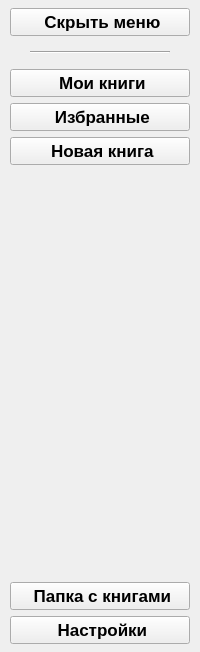
        <widget class="QFrame" name="menuFrame">
         <property name="minimumSize">
          <size>
           <width>200</width>
           <height>0</height>
          </size>
         </property>
         <property name="maximumSize">
          <size>
           <width>65</width>
           <height>16777215</height>
          </size>
         </property>
         <layout class="QVBoxLayout" name="verticalLayout">
          <property name="spacing">
           <number>15</number>
          </property>
          <property name="leftMargin">
           <number>10</number>
          </property>
          <property name="topMargin">
           <number>8</number>
          </property>
          <property name="rightMargin">
           <number>10</number>
          </property>
          <property name="bottomMargin">
           <number>8</number>
          </property>
          <item>
           <widget class="QPushButton" name="menuBtn">
            <property name="font">
             <font>
              <family>Arial</family>
              <pointsize>13</pointsize>
              <weight>75</weight>
              <bold>true</bold>
             </font>
            </property>
            <property name="text">
             <string> Скрыть меню</string>
            </property>
            <property name="icon">
             <iconset resource="resources/icons.qrc">
              <normaloff>:/other/angle_left.svg</normaloff>:/other/angle_left.svg</iconset>
            </property>
            <property name="iconSize">
             <size>
              <width>25</width>
              <height>25</height>
             </size>
            </property>
           </widget>
          </item>
          <item>
           <widget class="QFrame" name="splitLine">
            <layout class="QHBoxLayout" name="horizontalLayout_4">
             <property name="spacing">
              <number>0</number>
             </property>
             <property name="leftMargin">
              <number>20</number>
             </property>
             <property name="topMargin">
              <number>0</number>
             </property>
             <property name="rightMargin">
              <number>20</number>
             </property>
             <property name="bottomMargin">
              <number>0</number>
             </property>
             <item>
              <widget class="Line" name="line">
               <property name="sizePolicy">
                <sizepolicy hsizetype="Expanding" vsizetype="Fixed">
                 <horstretch>0</horstretch>
                 <verstretch>0</verstretch>
                </sizepolicy>
               </property>
               <property name="minimumSize">
                <size>
                 <width>0</width>
                 <height>0</height>
                </size>
               </property>
               <property name="orientation">
                <enum>Qt::Horizontal</enum>
               </property>
              </widget>
             </item>
            </layout>
           </widget>
          </item>
          <item>
           <widget class="QFrame" name="btnGroupFrame">
            <layout class="QVBoxLayout" name="verticalLayout_2">
             <property name="spacing">
              <number>6</number>
             </property>
             <property name="leftMargin">
              <number>0</number>
             </property>
             <property name="topMargin">
              <number>0</number>
             </property>
             <property name="rightMargin">
              <number>0</number>
             </property>
             <property name="bottomMargin">
              <number>0</number>
             </property>
             <item>
              <widget class="QPushButton" name="libraryBtn">
               <property name="font">
                <font>
                 <family>Arial</family>
                 <pointsize>13</pointsize>
                 <weight>75</weight>
                 <bold>true</bold>
                </font>
               </property>
               <property name="text">
                <string> Мои книги</string>
               </property>
               <property name="icon">
                <iconset resource="resources/icons.qrc">
                 <normaloff>:/menu/book.svg</normaloff>:/menu/book.svg</iconset>
               </property>
               <property name="iconSize">
                <size>
                 <width>25</width>
                 <height>25</height>
                </size>
               </property>
               <attribute name="buttonGroup">
                <string notr="true">menuButtons</string>
               </attribute>
              </widget>
             </item>
             <item>
              <widget class="QPushButton" name="favoriteBtn">
               <property name="font">
                <font>
                 <family>Arial</family>
                 <pointsize>13</pointsize>
                 <weight>75</weight>
                 <bold>true</bold>
                </font>
               </property>
               <property name="text">
                <string> Избранные</string>
               </property>
               <property name="icon">
                <iconset resource="resources/icons.qrc">
                 <normaloff>:/other/star_fill.svg</normaloff>:/other/star_fill.svg</iconset>
               </property>
               <property name="iconSize">
                <size>
                 <width>25</width>
                 <height>25</height>
                </size>
               </property>
               <attribute name="buttonGroup">
                <string notr="true">menuButtons</string>
               </attribute>
              </widget>
             </item>
             <item>
              <widget class="QPushButton" name="addBookBtn">
               <property name="font">
                <font>
                 <family>Arial</family>
                 <pointsize>13</pointsize>
                 <weight>75</weight>
                 <bold>true</bold>
                </font>
               </property>
               <property name="text">
                <string> Новая книга</string>
               </property>
               <property name="icon">
                <iconset resource="resources/icons.qrc">
                 <normaloff>:/other/plus.svg</normaloff>:/other/plus.svg</iconset>
               </property>
               <property name="iconSize">
                <size>
                 <width>25</width>
                 <height>25</height>
                </size>
               </property>
               <attribute name="buttonGroup">
                <string notr="true">menuButtons</string>
               </attribute>
              </widget>
             </item>
            </layout>
           </widget>
          </item>
          <item>
           <spacer name="verticalSpacer">
            <property name="orientation">
             <enum>Qt::Vertical</enum>
            </property>
            <property name="sizeHint" stdset="0">
             <size>
              <width>20</width>
              <height>402</height>
             </size>
            </property>
           </spacer>
          </item>
          <item>
           <widget class="QFrame" name="btnGroupFrame_2">
            <layout class="QVBoxLayout" name="verticalLayout_5">
             <property name="leftMargin">
              <number>0</number>
             </property>
             <property name="topMargin">
              <number>0</number>
             </property>
             <property name="rightMargin">
              <number>0</number>
             </property>
             <property name="bottomMargin">
              <number>0</number>
             </property>
             <item>
              <widget class="QPushButton" name="dirWithBooksBtn">
               <property name="font">
                <font>
                 <family>Arial</family>
                 <pointsize>13</pointsize>
                 <weight>75</weight>
                 <bold>true</bold>
                </font>
               </property>
               <property name="text">
                <string> Папка с книгами</string>
               </property>
               <property name="icon">
                <iconset resource="resources/icons.qrc">
                 <normaloff>:/menu/folder.svg</normaloff>:/menu/folder.svg</iconset>
               </property>
               <property name="iconSize">
                <size>
                 <width>25</width>
                 <height>25</height>
                </size>
               </property>
               <attribute name="buttonGroup">
                <string notr="true">menuButtons</string>
               </attribute>
              </widget>
             </item>
             <item>
              <widget class="QPushButton" name="settingsBtn">
               <property name="font">
                <font>
                 <family>Arial</family>
                 <pointsize>13</pointsize>
                 <weight>75</weight>
                 <bold>true</bold>
                </font>
               </property>
               <property name="text">
                <string> Настройки</string>
               </property>
               <property name="icon">
                <iconset resource="resources/icons.qrc">
                 <normaloff>:/menu/settings.svg</normaloff>:/menu/settings.svg</iconset>
               </property>
               <property name="iconSize">
                <size>
                 <width>25</width>
                 <height>25</height>
                </size>
               </property>
               <attribute name="buttonGroup">
                <string notr="true">menuButtons</string>
               </attribute>
              </widget>
             </item>
            </layout>
           </widget>
          </item>
         </layout>
        </widget>
